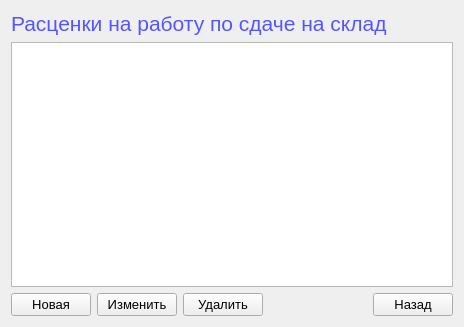
<?xml version="1.0" encoding="UTF-8"?>
<ui version="4.0">
 <class>CostStockForma</class>
 <widget class="QWidget" name="CostStockForma">
  <property name="geometry">
   <rect>
    <x>0</x>
    <y>0</y>
    <width>464</width>
    <height>327</height>
   </rect>
  </property>
  <property name="windowTitle">
   <string>Form</string>
  </property>
  <layout class="QGridLayout" name="gridLayout">
   <item row="0" column="0">
    <layout class="QVBoxLayout" name="verticalLayout">
     <item>
      <widget class="QLabel" name="labelTitleCostStockForma">
       <property name="text">
        <string>&lt;html&gt;&lt;head/&gt;&lt;body&gt;&lt;p&gt;&lt;span style=&quot; font-size:16pt; color:#5555ff;&quot;&gt;Расценки на работу по сдаче на склад&lt;/span&gt;&lt;/p&gt;&lt;/body&gt;&lt;/html&gt;</string>
       </property>
      </widget>
     </item>
     <item>
      <widget class="QTableView" name="tableViewCostStock">
       <property name="font">
        <font>
         <pointsize>11</pointsize>
        </font>
       </property>
      </widget>
     </item>
     <item>
      <layout class="QHBoxLayout" name="horizontalLayout">
       <item>
        <widget class="QPushButton" name="pushButtonNewCostStock">
         <property name="font">
          <font>
           <pointsize>10</pointsize>
          </font>
         </property>
         <property name="text">
          <string>Новая</string>
         </property>
        </widget>
       </item>
       <item>
        <widget class="QPushButton" name="pushButtonEditCostStock">
         <property name="font">
          <font>
           <pointsize>10</pointsize>
          </font>
         </property>
         <property name="text">
          <string>Изменить</string>
         </property>
        </widget>
       </item>
       <item>
        <widget class="QPushButton" name="pushButtonDeleteCostStock">
         <property name="font">
          <font>
           <pointsize>10</pointsize>
          </font>
         </property>
         <property name="text">
          <string>Удалить</string>
         </property>
        </widget>
       </item>
       <item>
        <spacer name="horizontalSpacer">
         <property name="orientation">
          <enum>Qt::Horizontal</enum>
         </property>
         <property name="sizeHint" stdset="0">
          <size>
           <width>40</width>
           <height>20</height>
          </size>
         </property>
        </spacer>
       </item>
       <item>
        <widget class="QPushButton" name="pushButtonExitCostStockForma">
         <property name="font">
          <font>
           <pointsize>10</pointsize>
          </font>
         </property>
         <property name="text">
          <string>Назад</string>
         </property>
        </widget>
       </item>
      </layout>
     </item>
    </layout>
   </item>
  </layout>
 </widget>
 <resources/>
 <connections/>
</ui>
